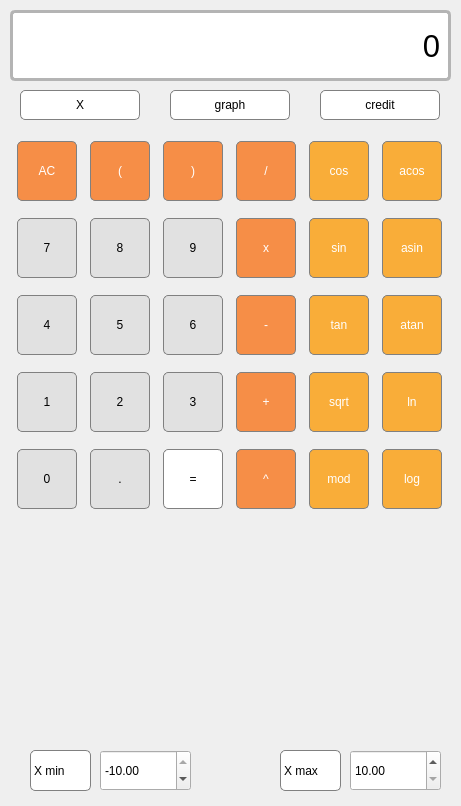
<?xml version="1.0" encoding="UTF-8"?>
<ui version="4.0">
 <class>MainWindow</class>
 <widget class="QMainWindow" name="MainWindow">
  <property name="geometry">
   <rect>
    <x>0</x>
    <y>0</y>
    <width>461</width>
    <height>806</height>
   </rect>
  </property>
  <property name="windowTitle">
   <string>MainWindow</string>
  </property>
  <widget class="QWidget" name="centralwidget">
   <widget class="QLabel" name="result">
    <property name="geometry">
     <rect>
      <x>10</x>
      <y>10</y>
      <width>441</width>
      <height>71</height>
     </rect>
    </property>
    <property name="font">
     <font>
      <pointsize>23</pointsize>
     </font>
    </property>
    <property name="styleSheet">
     <string notr="true">QLabel {
  qproperty-alignment: 'AlignVCenter | AlignRight';
  border: 3px solid rgb(180, 180, 180);
  border-radius: 5px;
  background-color : white;
}</string>
    </property>
    <property name="text">
     <string>0</string>
    </property>
    <property name="alignment">
     <set>Qt::AlignRight|Qt::AlignTrailing|Qt::AlignVCenter</set>
    </property>
   </widget>
   <widget class="QWidget" name="gridLayoutWidget">
    <property name="geometry">
     <rect>
      <x>10</x>
      <y>130</y>
      <width>441</width>
      <height>391</height>
     </rect>
    </property>
    <layout class="QGridLayout" name="gridLayout">
     <property name="topMargin">
      <number>0</number>
     </property>
     <property name="rightMargin">
      <number>0</number>
     </property>
     <property name="bottomMargin">
      <number>0</number>
     </property>
     <item row="4" column="3">
      <widget class="QPushButton" name="pushButton_sum">
       <property name="minimumSize">
        <size>
         <width>60</width>
         <height>60</height>
        </size>
       </property>
       <property name="maximumSize">
        <size>
         <width>60</width>
         <height>60</height>
        </size>
       </property>
       <property name="styleSheet">
        <string notr="true">QPushButton {
  background-color: rgb(246, 142, 71);
  color: white; 
  border: 1px solid gray;
  border-radius: 5px;
}


QPushButton:pressed {
    background-color: rgb(232, 114, 56)
}
</string>
       </property>
       <property name="text">
        <string>+</string>
       </property>
      </widget>
     </item>
     <item row="4" column="1">
      <widget class="QPushButton" name="pushButton_2">
       <property name="minimumSize">
        <size>
         <width>60</width>
         <height>60</height>
        </size>
       </property>
       <property name="maximumSize">
        <size>
         <width>60</width>
         <height>60</height>
        </size>
       </property>
       <property name="styleSheet">
        <string notr="true">QPushButton {
   border: 1px solid gray;
   background-color: rgb(225, 225, 225);
   border-radius: 5px;
}
QPushButton:pressed {
    background-color: rgb(205, 205, 205);
}</string>
       </property>
       <property name="text">
        <string>2</string>
       </property>
      </widget>
     </item>
     <item row="1" column="4">
      <widget class="QPushButton" name="pushButton_sin">
       <property name="minimumSize">
        <size>
         <width>60</width>
         <height>60</height>
        </size>
       </property>
       <property name="maximumSize">
        <size>
         <width>60</width>
         <height>60</height>
        </size>
       </property>
       <property name="styleSheet">
        <string notr="true">QPushButton {
  background-color: rgb(249, 173, 57);;
  color: white; 
  border: 1px solid gray;
  border-radius: 5px;
}


QPushButton:pressed {
    background-color: rgb(243, 155, 49);
}
</string>
       </property>
       <property name="text">
        <string>sin</string>
       </property>
      </widget>
     </item>
     <item row="0" column="5">
      <widget class="QPushButton" name="pushButton_acos">
       <property name="minimumSize">
        <size>
         <width>60</width>
         <height>60</height>
        </size>
       </property>
       <property name="maximumSize">
        <size>
         <width>60</width>
         <height>60</height>
        </size>
       </property>
       <property name="styleSheet">
        <string notr="true">QPushButton {
  background-color: rgb(249, 173, 57);;
  color: white; 
  border: 1px solid gray;
  border-radius: 5px;
}


QPushButton:pressed {
    background-color: rgb(243, 155, 49);
}
</string>
       </property>
       <property name="text">
        <string>acos</string>
       </property>
      </widget>
     </item>
     <item row="3" column="2">
      <widget class="QPushButton" name="pushButton_6">
       <property name="minimumSize">
        <size>
         <width>60</width>
         <height>60</height>
        </size>
       </property>
       <property name="maximumSize">
        <size>
         <width>60</width>
         <height>60</height>
        </size>
       </property>
       <property name="styleSheet">
        <string notr="true">QPushButton {
   border: 1px solid gray;
   background-color: rgb(225, 225, 225);
   border-radius: 5px;
}
QPushButton:pressed {
    background-color: rgb(205, 205, 205);
}</string>
       </property>
       <property name="text">
        <string>6</string>
       </property>
      </widget>
     </item>
     <item row="5" column="5">
      <widget class="QPushButton" name="pushButton_log">
       <property name="minimumSize">
        <size>
         <width>60</width>
         <height>60</height>
        </size>
       </property>
       <property name="maximumSize">
        <size>
         <width>60</width>
         <height>60</height>
        </size>
       </property>
       <property name="styleSheet">
        <string notr="true">QPushButton {
  background-color: rgb(249, 173, 57);;
  color: white; 
  border: 1px solid gray;
  border-radius: 5px;
}


QPushButton:pressed {
    background-color: rgb(243, 155, 49);
}
</string>
       </property>
       <property name="text">
        <string>log</string>
       </property>
      </widget>
     </item>
     <item row="3" column="4">
      <widget class="QPushButton" name="pushButton_tan">
       <property name="minimumSize">
        <size>
         <width>60</width>
         <height>60</height>
        </size>
       </property>
       <property name="maximumSize">
        <size>
         <width>60</width>
         <height>60</height>
        </size>
       </property>
       <property name="styleSheet">
        <string notr="true">QPushButton {
  background-color: rgb(249, 173, 57);;
  color: white; 
  border: 1px solid gray;
  border-radius: 5px;
}


QPushButton:pressed {
    background-color: rgb(243, 155, 49);
}
</string>
       </property>
       <property name="text">
        <string>tan</string>
       </property>
      </widget>
     </item>
     <item row="3" column="0">
      <widget class="QPushButton" name="pushButton_4">
       <property name="minimumSize">
        <size>
         <width>60</width>
         <height>60</height>
        </size>
       </property>
       <property name="maximumSize">
        <size>
         <width>60</width>
         <height>60</height>
        </size>
       </property>
       <property name="styleSheet">
        <string notr="true">QPushButton {
   border: 1px solid gray;
   background-color: rgb(225, 225, 225);
   border-radius: 5px;
}
QPushButton:pressed {
    background-color: rgb(205, 205, 205);
}</string>
       </property>
       <property name="text">
        <string>4</string>
       </property>
      </widget>
     </item>
     <item row="4" column="0">
      <widget class="QPushButton" name="pushButton_1">
       <property name="minimumSize">
        <size>
         <width>60</width>
         <height>60</height>
        </size>
       </property>
       <property name="maximumSize">
        <size>
         <width>60</width>
         <height>60</height>
        </size>
       </property>
       <property name="styleSheet">
        <string notr="true">QPushButton {
   border: 1px solid gray;
   background-color: rgb(225, 225, 225);
   border-radius: 5px;
}
QPushButton:pressed {
    background-color: rgb(205, 205, 205);
}</string>
       </property>
       <property name="text">
        <string>1</string>
       </property>
      </widget>
     </item>
     <item row="0" column="1">
      <widget class="QPushButton" name="pushButton_open_br">
       <property name="minimumSize">
        <size>
         <width>60</width>
         <height>60</height>
        </size>
       </property>
       <property name="maximumSize">
        <size>
         <width>60</width>
         <height>60</height>
        </size>
       </property>
       <property name="styleSheet">
        <string notr="true">QPushButton {
  background-color: rgb(246, 142, 71);
  color: white; 
  border: 1px solid gray;
  border-radius: 5px;
}


QPushButton:pressed {
    background-color: rgb(232, 114, 56)
}
</string>
       </property>
       <property name="text">
        <string>(</string>
       </property>
      </widget>
     </item>
     <item row="3" column="5">
      <widget class="QPushButton" name="pushButton_atan">
       <property name="minimumSize">
        <size>
         <width>60</width>
         <height>60</height>
        </size>
       </property>
       <property name="maximumSize">
        <size>
         <width>60</width>
         <height>60</height>
        </size>
       </property>
       <property name="styleSheet">
        <string notr="true">QPushButton {
  background-color: rgb(249, 173, 57);;
  color: white; 
  border: 1px solid gray;
  border-radius: 5px;
}


QPushButton:pressed {
    background-color: rgb(243, 155, 49);
}
</string>
       </property>
       <property name="text">
        <string>atan</string>
       </property>
      </widget>
     </item>
     <item row="1" column="3">
      <widget class="QPushButton" name="pushButton_mult">
       <property name="minimumSize">
        <size>
         <width>60</width>
         <height>60</height>
        </size>
       </property>
       <property name="maximumSize">
        <size>
         <width>60</width>
         <height>60</height>
        </size>
       </property>
       <property name="styleSheet">
        <string notr="true">QPushButton {
  background-color: rgb(246, 142, 71);
  color: white; 
  border: 1px solid gray;
  border-radius: 5px;
}


QPushButton:pressed {
    background-color: rgb(232, 114, 56)
}
</string>
       </property>
       <property name="text">
        <string>x</string>
       </property>
      </widget>
     </item>
     <item row="0" column="3">
      <widget class="QPushButton" name="pushButton_div">
       <property name="minimumSize">
        <size>
         <width>60</width>
         <height>60</height>
        </size>
       </property>
       <property name="maximumSize">
        <size>
         <width>60</width>
         <height>60</height>
        </size>
       </property>
       <property name="styleSheet">
        <string notr="true">QPushButton {
  background-color: rgb(246, 142, 71);
  color: white; 
  border: 1px solid gray;
  border-radius: 5px;
}


QPushButton:pressed {
    background-color: rgb(232, 114, 56)
}
</string>
       </property>
       <property name="text">
        <string>/</string>
       </property>
      </widget>
     </item>
     <item row="0" column="4">
      <widget class="QPushButton" name="pushButton_cos">
       <property name="minimumSize">
        <size>
         <width>60</width>
         <height>60</height>
        </size>
       </property>
       <property name="maximumSize">
        <size>
         <width>60</width>
         <height>60</height>
        </size>
       </property>
       <property name="styleSheet">
        <string notr="true">QPushButton {
  background-color: rgb(249, 173, 57);;
  color: white; 
  border: 1px solid gray;
  border-radius: 5px;
}


QPushButton:pressed {
    background-color: rgb(243, 155, 49);
}
</string>
       </property>
       <property name="text">
        <string>cos</string>
       </property>
      </widget>
     </item>
     <item row="1" column="2">
      <widget class="QPushButton" name="pushButton_9">
       <property name="minimumSize">
        <size>
         <width>60</width>
         <height>60</height>
        </size>
       </property>
       <property name="maximumSize">
        <size>
         <width>60</width>
         <height>60</height>
        </size>
       </property>
       <property name="styleSheet">
        <string notr="true">QPushButton {
   border: 1px solid gray;
   background-color: rgb(225, 225, 225);
   border-radius: 5px;
}
QPushButton:pressed {
    background-color: rgb(205, 205, 205);
}</string>
       </property>
       <property name="text">
        <string>9</string>
       </property>
      </widget>
     </item>
     <item row="1" column="1">
      <widget class="QPushButton" name="pushButton_8">
       <property name="minimumSize">
        <size>
         <width>60</width>
         <height>60</height>
        </size>
       </property>
       <property name="maximumSize">
        <size>
         <width>60</width>
         <height>60</height>
        </size>
       </property>
       <property name="styleSheet">
        <string notr="true">QPushButton {
   border: 1px solid gray;
   background-color: rgb(225, 225, 225);
   border-radius: 5px;
}
QPushButton:pressed {
    background-color: rgb(205, 205, 205);
}</string>
       </property>
       <property name="text">
        <string>8</string>
       </property>
      </widget>
     </item>
     <item row="5" column="4">
      <widget class="QPushButton" name="pushButton_mod">
       <property name="minimumSize">
        <size>
         <width>60</width>
         <height>60</height>
        </size>
       </property>
       <property name="maximumSize">
        <size>
         <width>60</width>
         <height>60</height>
        </size>
       </property>
       <property name="styleSheet">
        <string notr="true">QPushButton {
  background-color: rgb(249, 173, 57);;
  color: white; 
  border: 1px solid gray;
  border-radius: 5px;
}


QPushButton:pressed {
    background-color: rgb(243, 155, 49);
}
</string>
       </property>
       <property name="text">
        <string>mod</string>
       </property>
      </widget>
     </item>
     <item row="3" column="3">
      <widget class="QPushButton" name="pushButton_sub">
       <property name="minimumSize">
        <size>
         <width>60</width>
         <height>60</height>
        </size>
       </property>
       <property name="maximumSize">
        <size>
         <width>60</width>
         <height>60</height>
        </size>
       </property>
       <property name="styleSheet">
        <string notr="true">QPushButton {
  background-color: rgb(246, 142, 71);
  color: white; 
  border: 1px solid gray;
  border-radius: 5px;
}


QPushButton:pressed {
    background-color: rgb(232, 114, 56)
}
</string>
       </property>
       <property name="text">
        <string>-</string>
       </property>
      </widget>
     </item>
     <item row="1" column="5">
      <widget class="QPushButton" name="pushButton_asin">
       <property name="minimumSize">
        <size>
         <width>60</width>
         <height>60</height>
        </size>
       </property>
       <property name="maximumSize">
        <size>
         <width>60</width>
         <height>60</height>
        </size>
       </property>
       <property name="styleSheet">
        <string notr="true">QPushButton {
  background-color: rgb(249, 173, 57);;
  color: white; 
  border: 1px solid gray;
  border-radius: 5px;
}


QPushButton:pressed {
    background-color: rgb(243, 155, 49);
}
</string>
       </property>
       <property name="text">
        <string>asin</string>
       </property>
      </widget>
     </item>
     <item row="3" column="1">
      <widget class="QPushButton" name="pushButton_5">
       <property name="minimumSize">
        <size>
         <width>60</width>
         <height>60</height>
        </size>
       </property>
       <property name="maximumSize">
        <size>
         <width>60</width>
         <height>60</height>
        </size>
       </property>
       <property name="styleSheet">
        <string notr="true">QPushButton {
   border: 1px solid gray;
   background-color: rgb(225, 225, 225);
   border-radius: 5px;
}
QPushButton:pressed {
    background-color: rgb(205, 205, 205);
}</string>
       </property>
       <property name="text">
        <string>5</string>
       </property>
      </widget>
     </item>
     <item row="0" column="0">
      <widget class="QPushButton" name="pushButton_AC">
       <property name="minimumSize">
        <size>
         <width>60</width>
         <height>60</height>
        </size>
       </property>
       <property name="maximumSize">
        <size>
         <width>60</width>
         <height>60</height>
        </size>
       </property>
       <property name="styleSheet">
        <string notr="true">QPushButton {
  background-color: rgb(246, 142, 71);
  color: white; 
  border: 1px solid gray;
  border-radius: 5px;
}


QPushButton:pressed {
    background-color: rgb(232, 114, 56)
}
</string>
       </property>
       <property name="text">
        <string>AC</string>
       </property>
      </widget>
     </item>
     <item row="5" column="1">
      <widget class="QPushButton" name="pushButton_dot">
       <property name="minimumSize">
        <size>
         <width>60</width>
         <height>60</height>
        </size>
       </property>
       <property name="maximumSize">
        <size>
         <width>60</width>
         <height>60</height>
        </size>
       </property>
       <property name="styleSheet">
        <string notr="true">QPushButton {
   border: 1px solid gray;
   background-color: rgb(225, 225, 225);
   border-radius: 5px;
}
QPushButton:pressed {
    background-color: rgb(205, 205, 205);
}</string>
       </property>
       <property name="text">
        <string>.</string>
       </property>
      </widget>
     </item>
     <item row="4" column="5">
      <widget class="QPushButton" name="pushButton_ln">
       <property name="minimumSize">
        <size>
         <width>60</width>
         <height>60</height>
        </size>
       </property>
       <property name="maximumSize">
        <size>
         <width>60</width>
         <height>60</height>
        </size>
       </property>
       <property name="styleSheet">
        <string notr="true">QPushButton {
  background-color: rgb(249, 173, 57);;
  color: white; 
  border: 1px solid gray;
  border-radius: 5px;
}


QPushButton:pressed {
    background-color: rgb(243, 155, 49);
}
</string>
       </property>
       <property name="text">
        <string>ln</string>
       </property>
      </widget>
     </item>
     <item row="4" column="2">
      <widget class="QPushButton" name="pushButton_3">
       <property name="minimumSize">
        <size>
         <width>60</width>
         <height>60</height>
        </size>
       </property>
       <property name="maximumSize">
        <size>
         <width>60</width>
         <height>60</height>
        </size>
       </property>
       <property name="styleSheet">
        <string notr="true">QPushButton {
   border: 1px solid gray;
   background-color: rgb(225, 225, 225);
   border-radius: 5px;
}
QPushButton:pressed {
    background-color: rgb(205, 205, 205);
}</string>
       </property>
       <property name="text">
        <string>3</string>
       </property>
      </widget>
     </item>
     <item row="4" column="4">
      <widget class="QPushButton" name="pushButton_sqrt">
       <property name="minimumSize">
        <size>
         <width>60</width>
         <height>60</height>
        </size>
       </property>
       <property name="maximumSize">
        <size>
         <width>60</width>
         <height>60</height>
        </size>
       </property>
       <property name="styleSheet">
        <string notr="true">QPushButton {
  background-color: rgb(249, 173, 57);;
  color: white; 
  border: 1px solid gray;
  border-radius: 5px;
}


QPushButton:pressed {
    background-color: rgb(243, 155, 49);
}
</string>
       </property>
       <property name="text">
        <string>sqrt</string>
       </property>
      </widget>
     </item>
     <item row="5" column="0">
      <widget class="QPushButton" name="pushButton_0">
       <property name="minimumSize">
        <size>
         <width>60</width>
         <height>60</height>
        </size>
       </property>
       <property name="maximumSize">
        <size>
         <width>60</width>
         <height>60</height>
        </size>
       </property>
       <property name="styleSheet">
        <string notr="true">QPushButton {
   border: 1px solid gray;
   background-color: rgb(225, 225, 225);
   border-radius: 5px;
}
QPushButton:pressed {
    background-color: rgb(205, 205, 205);
}</string>
       </property>
       <property name="text">
        <string>0</string>
       </property>
      </widget>
     </item>
     <item row="1" column="0">
      <widget class="QPushButton" name="pushButton_7">
       <property name="minimumSize">
        <size>
         <width>60</width>
         <height>60</height>
        </size>
       </property>
       <property name="maximumSize">
        <size>
         <width>60</width>
         <height>60</height>
        </size>
       </property>
       <property name="styleSheet">
        <string notr="true">QPushButton {
   border: 1px solid gray;
   background-color: rgb(225, 225, 225);
   border-radius: 5px;
}
QPushButton:pressed {
    background-color: rgb(205, 205, 205);
}</string>
       </property>
       <property name="text">
        <string>7</string>
       </property>
      </widget>
     </item>
     <item row="0" column="2">
      <widget class="QPushButton" name="pushButton_close_br">
       <property name="minimumSize">
        <size>
         <width>60</width>
         <height>60</height>
        </size>
       </property>
       <property name="maximumSize">
        <size>
         <width>60</width>
         <height>60</height>
        </size>
       </property>
       <property name="styleSheet">
        <string notr="true">QPushButton {
  background-color: rgb(246, 142, 71);
  color: white; 
  border: 1px solid gray;
  border-radius: 5px;
}


QPushButton:pressed {
    background-color: rgb(232, 114, 56)
}
</string>
       </property>
       <property name="text">
        <string>)</string>
       </property>
      </widget>
     </item>
     <item row="5" column="2">
      <widget class="QPushButton" name="pushButton_eq">
       <property name="minimumSize">
        <size>
         <width>60</width>
         <height>60</height>
        </size>
       </property>
       <property name="maximumSize">
        <size>
         <width>60</width>
         <height>60</height>
        </size>
       </property>
       <property name="styleSheet">
        <string notr="true">QPushButton {
   border: 1px solid gray;
   background-color: white;
   border-radius: 5px;
}
QPushButton:pressed {
    background-color: rgb(240, 240, 240);
}</string>
       </property>
       <property name="text">
        <string>=</string>
       </property>
      </widget>
     </item>
     <item row="5" column="3">
      <widget class="QPushButton" name="pushButton_pow">
       <property name="minimumSize">
        <size>
         <width>60</width>
         <height>60</height>
        </size>
       </property>
       <property name="maximumSize">
        <size>
         <width>60</width>
         <height>60</height>
        </size>
       </property>
       <property name="styleSheet">
        <string notr="true">QPushButton {
  background-color: rgb(246, 142, 71);
  color: white; 
  border: 1px solid gray;
  border-radius: 5px;
}


QPushButton:pressed {
    background-color: rgb(232, 114, 56);
}
</string>
       </property>
       <property name="text">
        <string>^</string>
       </property>
      </widget>
     </item>
    </layout>
   </widget>
   <widget class="QPushButton" name="pushButton_graph">
    <property name="geometry">
     <rect>
      <x>170</x>
      <y>90</y>
      <width>120</width>
      <height>30</height>
     </rect>
    </property>
    <property name="styleSheet">
     <string notr="true">QPushButton {
   border: 1px solid gray;
   background-color: white;
   border-radius: 5px;
}
QPushButton:pressed {
    background-color: rgb(240, 240, 240);
}</string>
    </property>
    <property name="text">
     <string>graph</string>
    </property>
   </widget>
   <widget class="QPushButton" name="pushButton_graph_2">
    <property name="geometry">
     <rect>
      <x>320</x>
      <y>90</y>
      <width>120</width>
      <height>30</height>
     </rect>
    </property>
    <property name="styleSheet">
     <string notr="true">QPushButton {
   border: 1px solid gray;
   background-color: white;
   border-radius: 5px;
}
QPushButton:pressed {
    background-color: rgb(240, 240, 240);
}</string>
    </property>
    <property name="text">
     <string>credit</string>
    </property>
   </widget>
   <widget class="QCustomPlot" name="widget" native="true">
    <property name="geometry">
     <rect>
      <x>20</x>
      <y>530</y>
      <width>421</width>
      <height>211</height>
     </rect>
    </property>
   </widget>
   <widget class="QDoubleSpinBox" name="x_min">
    <property name="geometry">
     <rect>
      <x>100</x>
      <y>750</y>
      <width>91</width>
      <height>41</height>
     </rect>
    </property>
    <property name="styleSheet">
     <string notr="true"/>
    </property>
    <property name="minimum">
     <double>-100000.000000000000000</double>
    </property>
    <property name="maximum">
     <double>-10.000000000000000</double>
    </property>
    <property name="singleStep">
     <double>0.100000000000000</double>
    </property>
   </widget>
   <widget class="QDoubleSpinBox" name="x_max">
    <property name="geometry">
     <rect>
      <x>350</x>
      <y>750</y>
      <width>91</width>
      <height>41</height>
     </rect>
    </property>
    <property name="styleSheet">
     <string notr="true"/>
    </property>
    <property name="minimum">
     <double>10.000000000000000</double>
    </property>
    <property name="maximum">
     <double>1000000.000000000000000</double>
    </property>
    <property name="singleStep">
     <double>0.100000000000000</double>
    </property>
   </widget>
   <widget class="QLabel" name="label">
    <property name="geometry">
     <rect>
      <x>30</x>
      <y>750</y>
      <width>61</width>
      <height>41</height>
     </rect>
    </property>
    <property name="styleSheet">
     <string notr="true">QLabel {
  qproperty-alignment: 'AlignVCenter | AlignRight';
  border: 1px solid gray;
  border-radius: 5px;
  background-color : white;
}</string>
    </property>
    <property name="text">
     <string>X min</string>
    </property>
   </widget>
   <widget class="QLabel" name="label_2">
    <property name="geometry">
     <rect>
      <x>280</x>
      <y>750</y>
      <width>61</width>
      <height>41</height>
     </rect>
    </property>
    <property name="styleSheet">
     <string notr="true">QLabel {
  qproperty-alignment: 'AlignVCenter | AlignRight';
  border: 1px solid gray;
  border-radius: 5px;
  background-color : white;
}
</string>
    </property>
    <property name="text">
     <string>X max</string>
    </property>
   </widget>
   <widget class="QPushButton" name="pushButton_X">
    <property name="geometry">
     <rect>
      <x>20</x>
      <y>90</y>
      <width>120</width>
      <height>30</height>
     </rect>
    </property>
    <property name="styleSheet">
     <string notr="true">QPushButton {
   border: 1px solid gray;
   background-color: white;
   border-radius: 5px;
}
QPushButton:pressed {
    background-color: rgb(240, 240, 240);
}</string>
    </property>
    <property name="text">
     <string>X</string>
    </property>
   </widget>
  </widget>
 </widget>
 <customwidgets>
  <customwidget>
   <class>QCustomPlot</class>
   <extends>QWidget</extends>
   <header>qcustomplot.h</header>
   <container>1</container>
  </customwidget>
 </customwidgets>
 <resources/>
 <connections/>
</ui>
